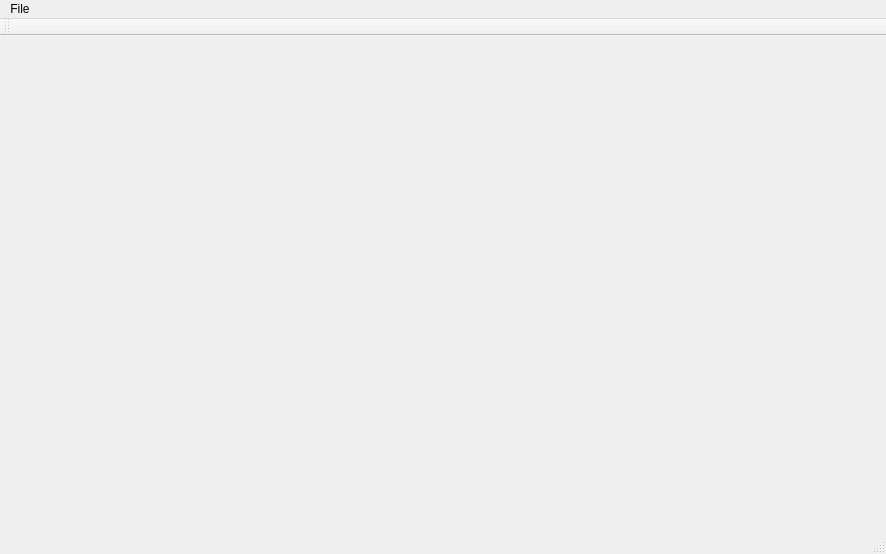
<?xml version="1.0" encoding="UTF-8"?>
<ui version="4.0">
 <class>MainWindow</class>
 <widget class="QMainWindow" name="MainWindow">
  <property name="geometry">
   <rect>
    <x>0</x>
    <y>0</y>
    <width>886</width>
    <height>554</height>
   </rect>
  </property>
  <property name="windowTitle">
   <string>MainWindow</string>
  </property>
  <widget class="QWidget" name="centralWidget"/>
  <widget class="QMenuBar" name="menuBar">
   <property name="geometry">
    <rect>
     <x>0</x>
     <y>0</y>
     <width>886</width>
     <height>26</height>
    </rect>
   </property>
   <widget class="QMenu" name="menuFile">
    <property name="title">
     <string>File</string>
    </property>
    <addaction name="newScenario"/>
    <addaction name="loadScenario"/>
   </widget>
   <addaction name="menuFile"/>
  </widget>
  <widget class="QToolBar" name="mainToolBar">
   <attribute name="toolBarArea">
    <enum>TopToolBarArea</enum>
   </attribute>
   <attribute name="toolBarBreak">
    <bool>false</bool>
   </attribute>
  </widget>
  <widget class="QStatusBar" name="statusBar"/>
  <action name="newScenario">
   <property name="text">
    <string>New</string>
   </property>
  </action>
  <action name="loadScenario">
   <property name="text">
    <string>Load Scenario</string>
   </property>
  </action>
 </widget>
 <layoutdefault spacing="6" margin="11"/>
 <resources/>
 <connections/>
</ui>
